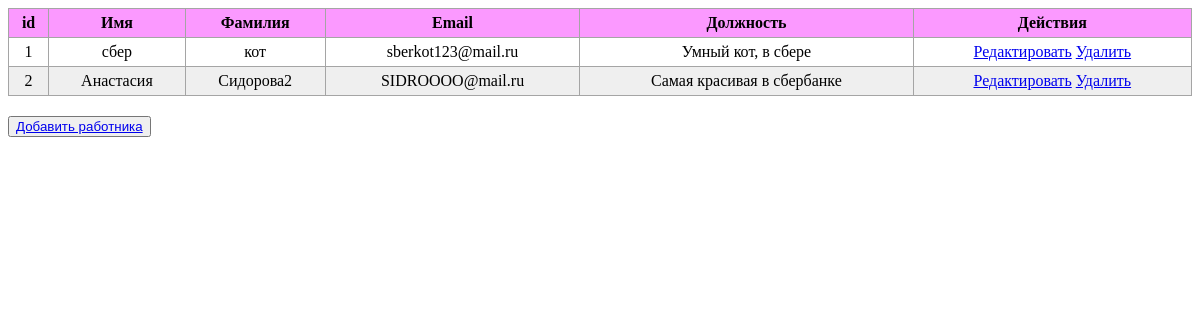
Screenshot of /workers (signed in) with the database file from the repository.
### CRM/models.py (models this page shows, shortened)
class Worker(models.Model):
    name = models.CharField(max_length=255, default='workername')
    last_name = models.CharField(max_length=255, default='workerlastname')
    email = models.EmailField(null=True)
    position = models.TextField()

### CRM/views.py (the view)
# urls.py: path('workers', WorkerList.as_view()),
@method_decorator(staff_member_required, name='dispatch')
class WorkerList(ListView):
    model = Worker
    queryset = Worker.objects.all()
    template_name = 'worker_list.html'
    context_object_name = 'workers'

### templates/worker_list.html (shortened to what this page needs)
{% extends 'default.html' %}
{% block content %}
    <table>
        <tr>
            <th>id</th>
            <th>Имя</th>
            <th>Фамилия</th>
            <th>Email</th>
            <th>Должность</th>
            <th>Действия</th>
        </tr>
        {% for worker in workers %}
            <tr>
                <td>{{ worker.id }}</td>
                <td>{{ worker.name }}</td>
                <td>{{ worker.last_name }}</td>
                <td>{{ worker.email }}</td>
                <td>{{ worker.position }}</td>
                <td><a href="/workers/{{ worker.id }}">Редактировать</a> <a href="/workers/delete/{{ worker.id }}">Удалить</a></td>
            </tr>
        {% endfor %}
    </table>
    <button><a href="workers/add">Добавить работника</a></button>
{% endblock content %}

### static/style/style.css (style rules this page uses)
table { text-align: center; width: 100%; margin-bottom: 20px; border: 1px solid #a5a5a5; border-collapse: collapse; }
th { font-weight: bold; padding: 5px; background: #fb99ff; border: 1px solid #a5a5a5; }
td { border: 1px solid #a5a5a5; padding: 5px; }
tr:nth-child(2n+1) { background: #efefef; }

### rows the page displays
Worker: id "1", name "сбер", last_name "кот", email "sberkot123@mail.ru", position "Умный кот, в сбере"
Worker: id "2", name "Анастасия", last_name "Сидорова2", email "SIDROOOO@mail.ru", position "Самая красивая в сбербанке"
